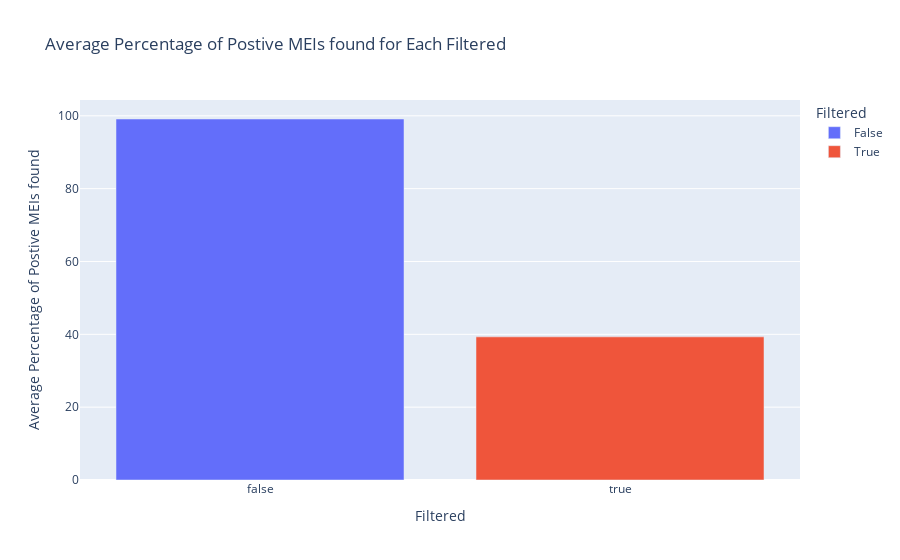

Here is the notebook cell this chart was saved with:
### Code cell
# Calculate average percentage of shared variants for each Filtered
avg_shared_percentage = df.groupby('Filtered')['Shared_Percentage'].mean().reset_index()

# Plotting Average Percentage of Postive MEIs found
fig = px.bar(avg_shared_percentage, x='Filtered', y='Shared_Percentage', title='Average Percentage of Postive MEIs found for Each Filtered',
             labels={'Shared_Percentage': 'Average Percentage of Postive MEIs found', 'Filtered': 'Filtered'},
             color='Filtered')

fig.show()

### Figure 1 — Plotly figure (JSON) as saved in the notebook; plotly's stock layout.template omitted (floating-point values rounded to 4 significant figures)
{"data": [{"alignmentgroup": "True", "hovertemplate": "Filtered=%{x}<br>Average Percentage of Postive MEIs found=%{y}<extra></extra>", "legendgroup": "False", "marker": {"color": "#636efa", "pattern": {"shape": ""}}, "name": "False", "offsetgroup": "False", "orientation": "v", "showlegend": true, "textposition": "auto", "type": "bar", "x": [false], "xaxis": "x", "y": [99.13], "yaxis": "y"}, {"alignmentgroup": "True", "hovertemplate": "Filtered=%{x}<br>Average Percentage of Postive MEIs found=%{y}<extra></extra>", "legendgroup": "True", "marker": {"color": "#EF553B", "pattern": {"shape": ""}}, "name": "True", "offsetgroup": "True", "orientation": "v", "showlegend": true, "textposition": "auto", "type": "bar", "x": [true], "xaxis": "x", "y": [39.3], "yaxis": "y"}], "layout": {"barmode": "relative", "legend": {"title": {"text": "Filtered"}, "tracegroupgap": 0}, "title": {"text": "Average Percentage of Postive MEIs found for Each Filtered"}, "xaxis": {"anchor": "y", "categoryarray": [false, true], "categoryorder": "array", "domain": [0, 1], "title": {"text": "Filtered"}}, "yaxis": {"anchor": "x", "domain": [0, 1], "title": {"text": "Average Percentage of Postive MEIs found"}}}}
